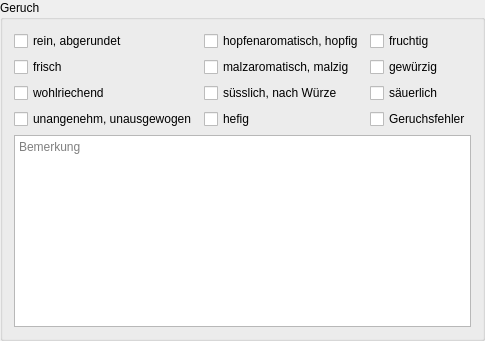
         <widget class="QGroupBox" name="groupBox4">
          <property name="title">
           <string>Geruch</string>
          </property>
          <layout class="QGridLayout" name="gridLayout_13">
           <item row="2" column="2">
            <widget class="QCheckBox" name="rbGeruch_10">
             <property name="text">
              <string>säuerlich</string>
             </property>
            </widget>
           </item>
           <item row="0" column="2">
            <widget class="QCheckBox" name="rbGeruch_8">
             <property name="text">
              <string>fruchtig</string>
             </property>
            </widget>
           </item>
           <item row="3" column="1">
            <widget class="QCheckBox" name="rbGeruch_7">
             <property name="text">
              <string>hefig</string>
             </property>
            </widget>
           </item>
           <item row="0" column="0">
            <widget class="QCheckBox" name="rbGeruch_0">
             <property name="text">
              <string>rein, abgerundet</string>
             </property>
            </widget>
           </item>
           <item row="3" column="0">
            <widget class="QCheckBox" name="rbGeruch_3">
             <property name="text">
              <string>unangenehm, unausgewogen</string>
             </property>
            </widget>
           </item>
           <item row="1" column="0">
            <widget class="QCheckBox" name="rbGeruch_1">
             <property name="text">
              <string>frisch</string>
             </property>
            </widget>
           </item>
           <item row="0" column="1">
            <widget class="QCheckBox" name="rbGeruch_4">
             <property name="text">
              <string>hopfenaromatisch, hopfig</string>
             </property>
            </widget>
           </item>
           <item row="2" column="0">
            <widget class="QCheckBox" name="rbGeruch_2">
             <property name="text">
              <string>wohlriechend</string>
             </property>
            </widget>
           </item>
           <item row="1" column="1">
            <widget class="QCheckBox" name="rbGeruch_5">
             <property name="text">
              <string>malzaromatisch, malzig</string>
             </property>
            </widget>
           </item>
           <item row="2" column="1">
            <widget class="QCheckBox" name="rbGeruch_6">
             <property name="text">
              <string>süsslich, nach Würze</string>
             </property>
            </widget>
           </item>
           <item row="1" column="2">
            <widget class="QCheckBox" name="rbGeruch_9">
             <property name="text">
              <string>gewürzig</string>
             </property>
            </widget>
           </item>
           <item row="3" column="2">
            <widget class="QCheckBox" name="rbGeruch_11">
             <property name="text">
              <string>Geruchsfehler</string>
             </property>
            </widget>
           </item>
           <item row="4" column="0" colspan="3">
            <widget class="QPlainTextEdit" name="tbGeruch">
             <property name="minimumSize">
              <size>
               <width>0</width>
               <height>42</height>
              </size>
             </property>
             <property name="toolTip">
              <string>&lt;html&gt;&lt;head/&gt;&lt;body&gt;&lt;p&gt;Hier ist Platz für frei formulierte &lt;span style=&quot; font-weight:600;&quot;&gt;Ausführungen&lt;/span&gt; zum Geruch.&lt;/p&gt;&lt;p&gt;Beispiele: Der Geruch eines Bieres sollte sortentypisch sein, das heißt bei Weizenbieren ist ein fruchtiger bis esteriger Geruch erlaubt, während dieser bei Pils-bieren rundweg abzulehnen ist.&lt;/p&gt;&lt;p&gt;Zuerst riecht man am Schaum. Riecht er angenehm nach Bier, hefig oder nach Fass? Wenn der Schaum muffig, abgestanden oder nach feuchter Pappe riecht, braucht man das Bier gar nicht zu probieren, es ist nicht in Ordnung.&lt;/p&gt;&lt;p&gt;&lt;span style=&quot; font-weight:600; color:#fc0107;&quot;&gt;Achtung: &lt;/span&gt;Ein Sud muss im &lt;span style=&quot; font-weight:600;&quot;&gt;Tab Abfülldaten &lt;/span&gt;als abgefüllt markiert worden sein, bevor man ihn hier tätig werden kann.&lt;/p&gt;&lt;/body&gt;&lt;/html&gt;</string>
             </property>
             <property name="placeholderText">
              <string>Bemerkung</string>
             </property>
            </widget>
           </item>
          </layout>
         </widget>
